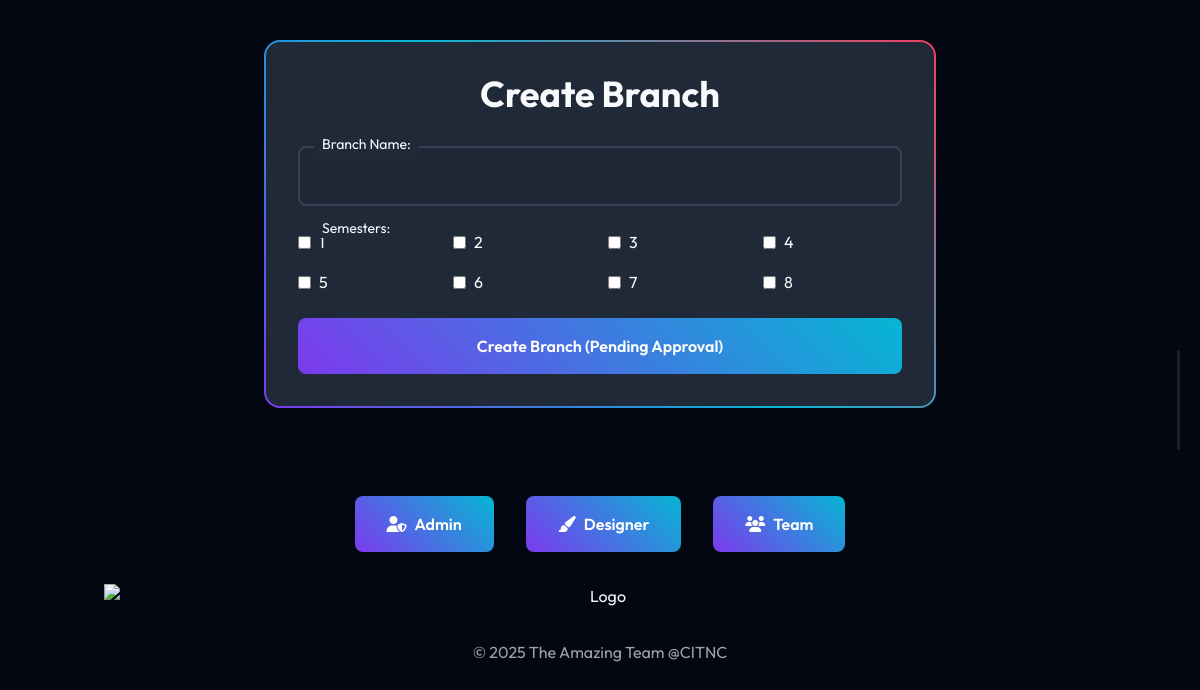
The app's page /admins/create-branch/ with its own data.
### mainapp/models.py (models this page shows)
class Semester(models.Model):
    name = models.IntegerField()  # e.g., "1st Semester"

### mainapp/views.py (the view, shortened to what this page needs)
# urls.py: path('admins/create-branch/', views.create_branch, name='create_branch'),
def create_branch(request):
    semesters = Semester.objects.all()
    return render(request, 'create_branch.html', {'semesters': semesters})

### mainapp/templates/create_branch.html (shortened to what this page needs)
<!DOCTYPE html>
<html lang="en">
<head>
    <link rel="stylesheet" href="https://cdnjs.cloudflare.com/ajax/libs/font-awesome/6.4.0/css/all.min.css">
    <script src="https://cdn.tailwindcss.com"></script>
    {% load static %}
    <link rel="stylesheet" type="text/css" href="{% static 'mainapp/style.css' %}">
</head>
<body>
    <div id="particles-js"></div>
    <div class="scroll-indicator">
    </div>
    <section id="create-branch" class="py-10">
        <div class="container mx-auto px-4">
            <div class="cyber-border max-w-2xl mx-auto p-8">
                <h2 class="text-4xl font-bold mb-8 text-center">Create Branch</h2>
                <form method="post" class="space-y-6">
                    <div class="relative">
                        <label for="name" class="absolute left-4 -top-3 bg-gray-800 px-2 text-sm">Branch Name:</label>
                        <input type="text" name="name" required class="w-full bg-gray-800/50 border-2 border-gray-700 rounded-lg p-4 focus:border-primary transition-all">
                    </div>
                    <div class="relative">
                        <label for="semesters" class="absolute left-4 -top-3 bg-gray-800 px-2 text-sm">Semesters:</label>
                        <div class="grid grid-cols-1 sm:grid-cols-2 md:grid-cols-4 gap-4">
                            {% for semester in semesters %}
                                <div class="flex items-center">
                                    <input type="checkbox" name="semesters" value="{{ semester.id }}" id="semester-{{ semester.id }}" class="mr-2">
                                    <label for="semester-{{ semester.id }}">{{ semester.name }}</label>
                                </div>
                            {% endfor %}
                        </div>
                    </div>
                    <button type="submit" class="glowing-btn w-full">
                        Create Branch (Pending Approval)
                    </button>
                </form>
            </div>
        </div>
    </section>
    <footer class="py-12 relative overflow-hidden">
        <div class="container mx-auto px-4 text-center">
            <div class="flex flex-col md:flex-row justify-center space-y-4 md:space-y-0 md:space-x-8 mb-8">
                <a href="https://gowrish005.vercel.app/" class="glowing-btn" target="_blank">
                    <i class="fas fa-user-shield mr-2"></i>Admin
                </a>
                <a href="https://portfolio-sahilagowdas-projects.vercel.app/" class="glowing-btn" target="_blank">
                    <i class="fas fa-paint-brush mr-2"></i>Designer
                </a>
                <a href="https://github.com/the-amazing-team" class="glowing-btn" target="_blank">
                    <i class="fas fa-users mr-2"></i>Team
                </a>
            </div>
            <a href="#" onclick="confirmRedirect(event)">
                <img src="https://northcampus.cambridge.edu.in/wp-content/uploads/2021/03/NC-site-Logo.png" class="w-30 mx-auto mb-8" alt="Logo">
                <p class="text-gray-400">© 2025 The Amazing Team @CITNC</p>
            </a>
        </div>
    </footer>
</body>
</html>

### mainapp/static/mainapp/style.css (style rules this page uses)
:root { --primary: #7c3aed; --secondary: #06b6d4; --accent: #f43f5e; --background: #030712; --card-bg: #1f2937; --text: #f8fafc; }
body { font-family: 'Outfit', sans-serif; background-color: var(--background); color: var(--text); overflow-x: hidden; }
#particles-js { position: fixed; top: 0; left: 0; width: 100%; height: 100%; z-index: 0; }
.cyber-border { position: relative; border: 2px solid transparent; background-clip: padding-box; border-radius: 1rem; background: linear-gradient(var(--card-bg), var(--card-bg)) padding-box, linear-gradient(45deg, var(--primary), var(--secondary), var(--accent)) border-box; }
.glowing-btn { position: relative; background: linear-gradient(45deg, var(--primary), var(--secondary)); border-radius: 0.5rem; padding: 1rem 2rem; color: white; font-weight: 600; overflow: hidden; transition: all 0.3s ease; }
.glowing-btn::before { content: ''; position: absolute; top: -2px; left: -2px; right: -2px; bottom: -2px; background: linear-gradient(45deg, var(--primary), var(--secondary), var(--accent)); z-index: -1; border-radius: 0.6rem; filter: blur(10px); opacity: 0; transition: opacity 0.3s ease; }
.scroll-indicator { position: fixed; right: 20px; top: 50%; transform: translateY(-50%); width: 3px; height: 100px; background: rgba(255,255,255,0.1); border-radius: 3px; z-index: 10; }

### records on screen
Semester: name "1"
Semester: name "2"
Semester: name "3"
Semester: name "4"
Semester: name "5"
Semester: name "6"
Semester: name "7"
Semester: name "8"
